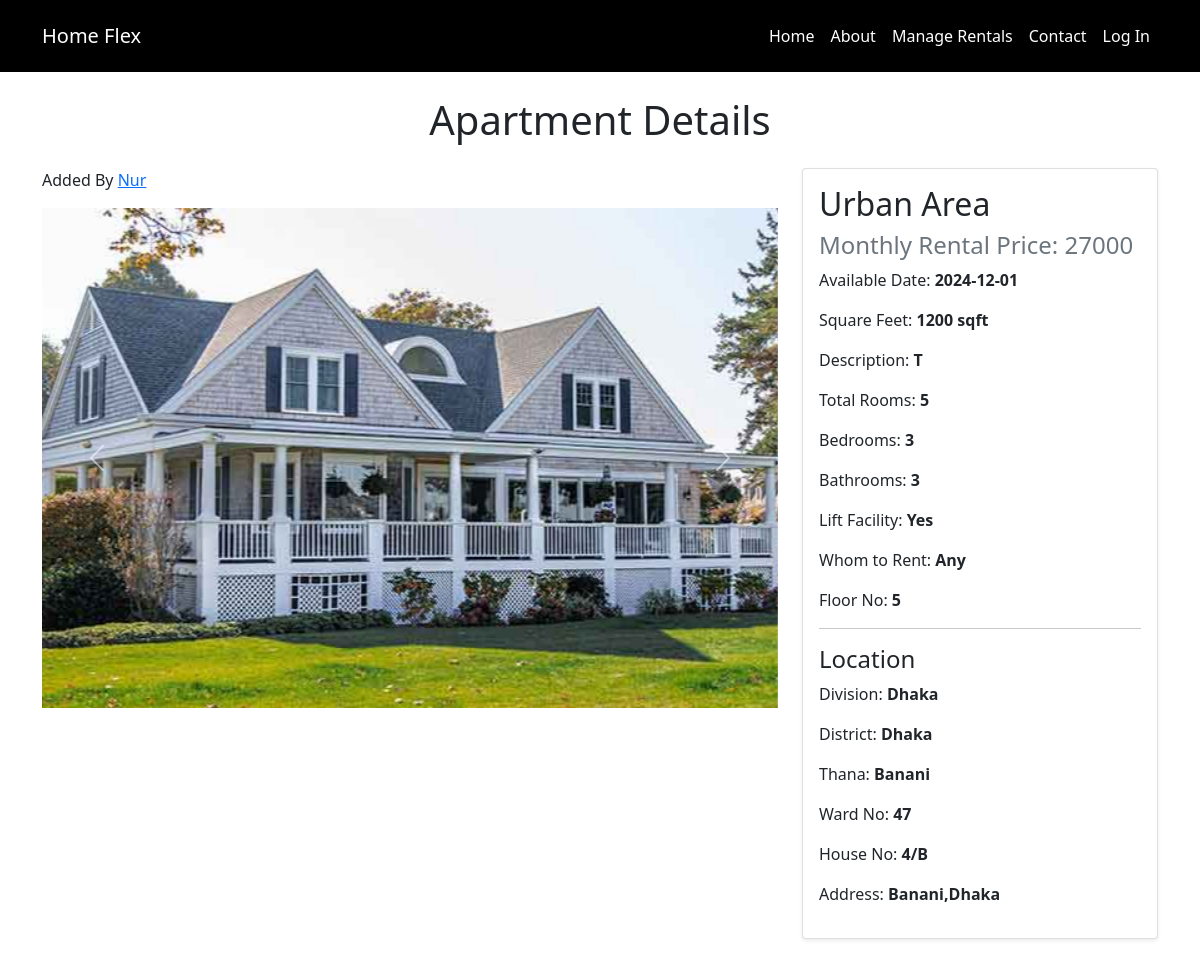
The page /apartmentDetails.php?id=11 on the database its author committed.
### tables this page shows
CREATE TABLE `appartment` (
  `appart_id` int(11) NOT NULL,
  `owner_id` int(11) DEFAULT NULL,
  `title` varchar(255) DEFAULT NULL,
  `price` int(11) DEFAULT NULL,
  `sqft` int(11) DEFAULT NULL,
  `available_date` varchar(20) DEFAULT NULL,
  `short_des` varchar(500) DEFAULT NULL,
  `lift_facility` varchar(10) DEFAULT NULL,
  `bedroom_num` int(11) DEFAULT NULL,
  `bathroom_num` int(11) DEFAULT NULL,
  `total_room` int(11) DEFAULT NULL,
  `whom_to_rent` varchar(100) DEFAULT NULL,
  `floor_no` int(11) DEFAULT NULL,
  `is_booked` tinyint(1) DEFAULT 0
);

CREATE TABLE `image` (
  `appart_id` int(11) DEFAULT NULL,
  `title_img` varchar(100) DEFAULT NULL,
  `bedroom_img` varchar(100) DEFAULT NULL,
  `bathroom_img` varchar(100) DEFAULT NULL,
  `kitchen_img` varchar(100) DEFAULT NULL,
  `extra_img` varchar(100) DEFAULT NULL
);

CREATE TABLE `location` (
  `appart_id` int(11) DEFAULT NULL,
  `division` varchar(100) DEFAULT NULL,
  `district` varchar(100) DEFAULT NULL,
  `thana` varchar(100) DEFAULT NULL,
  `ward_no` int(11) DEFAULT NULL,
  `house_no` varchar(100) DEFAULT NULL,
  `address` varchar(255) DEFAULT NULL
);

### apartmentDetails.php (the view, shortened to what this page needs)
<?php
include "dbconfig.php";
include "navbar.php";
?>
<?php
    if (isset($_GET['id'])) {
        $appart_id = $_GET['id'];
        $sql = "SELECT * FROM appartment
                INNER JOIN location ON appartment.appart_id = location.appart_id
                INNER JOIN image ON appartment.appart_id = image.appart_id
                WHERE appartment.appart_id='$appart_id'";
        $result = $conn->query($sql);
        if ($result->num_rows > 0) {
            $row = $result->fetch_assoc();
        }
    }
?>
<!DOCTYPE html>
<html lang="en">
<head>
  <link rel="stylesheet" href="index.css">
    <link rel="stylesheet"href="css/bootstrap.min.css"></link>
    <link rel="stylesheet" href="https://cdnjs.cloudflare.com/ajax/libs/font-awesome/6.5.2/css/all.min.css" />
</head>
<body>
  <br><br><br>
  <div class="container my-4">
    <h1 class="text-center mb-4">Apartment Details</h1>
    <div class="row">
      <div class="col-md-8">
      <p>Added By <a href="profile.php?id=0" class="custom-added-by-link"><?php echo $_SESSION['username_'] ?></a></p>
        <div id="apartmentCarousel" class="carousel slide" data-ride="carousel">
          <div class="carousel-inner">
            <div class="carousel-item active">
              <img src="./img/<?php echo $row['title_img'];?>" class="d-block w-100" alt="Title Image">
            </div>
          </div>
          <a class="carousel-control-prev" href="#apartmentCarousel" role="button" data-slide="prev">
            <span class="carousel-control-prev-icon" aria-hidden="true"></span>
          </a>
          <a class="carousel-control-next" href="#apartmentCarousel" role="button" data-slide="next">
            <span class="carousel-control-next-icon" aria-hidden="true"></span>
          </a>
        </div>
      </div>
      <div class="col-md-4">
        <div class="card">
          <div class="card-body">
            <h2 class="card-title"><?php echo $row['title']?></h2>
            <h4 class="text-muted">Monthly Rental Price: <?php echo $row['price']?></h4>
            <p>Available Date: <strong><?php echo $row['available_date']?></strong></p>
            <p>Square Feet: <strong><?php echo $row['sqft']?> sqft</strong></p>
            <p>Description: <strong><?php echo $row['short_des']?></strong></p>
            <p>Total Rooms: <strong><?php echo $row['total_room']?></strong></p>
            <p>Bedrooms: <strong><?php echo $row['bedroom_num']?></strong></p>
            <p>Bathrooms: <strong><?php echo $row['bathroom_num']?></strong></p>
            <p>Lift Facility: <strong><?php echo $row['lift_facility']?></strong></p>
            <p>Whom to Rent: <strong><?php echo $row['whom_to_rent']?></strong></p>
            <p>Floor No: <strong><?php echo $row['floor_no']?></strong></p>
            <hr>
            <h4>Location</h4>
            <p>Division: <strong><?php echo $row['division']?></strong></p>
            <p>District: <strong><?php echo $row['district']?></strong></p>
            <p>Thana: <strong><?php echo $row['thana']?></strong></p>
            <p>Ward No: <strong><?php echo $row['ward_no']?></strong></p>
            <p>House No: <strong><?php echo $row['house_no']?></strong></p>
            <p>Address: <strong><?php echo $row['address']?></strong></p>
          </div>
        </div>
      </div>
    </div>
  </div>
</body>
</html>

### index.css (style rules this page uses)
body { line-height: 1.5; font-family: 'Poppins', sans-serif; }
* { margin:0; padding:0; box-sizing: border-box; }
body, html { height: 100%; margin: 0; }
.card { border: none; box-shadow: 0 0.125rem 0.25rem rgba(0, 0, 0, 0.075); margin-bottom: 20px; }
.card-body { padding: 1.5rem; }
.carousel-inner img { height: 500px; object-fit: cover; }
hr { border-top: 1px solid #dee2e6; }

### rows shown on the page
appartment: image.title_img (picture), title "Urban Area", price "27000", available_date "2024-12-01", sqft "1200", short_des "T", total_room "5", bedroom_num "3", bathroom_num "3", lift_facility "Yes", whom_to_rent "Any", floor_no "5", location.division "Dhaka", location.district "Dhaka", location.thana "Banani", location.ward_no "47", location.house_no "4/B", location.address "Banani,Dhaka"

### other values the page prints
$_SESSION['username_'] "Nur"
